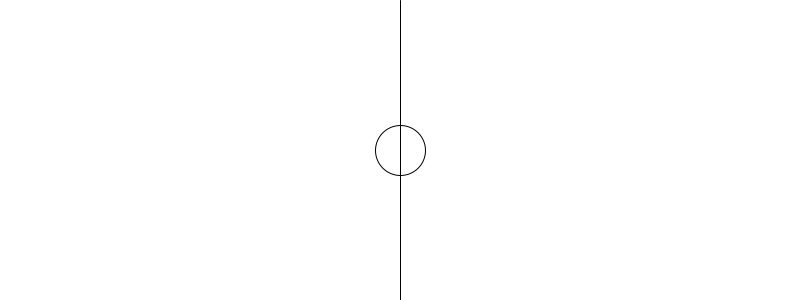
Frame 1 (no input)
Frame 60 (the mouse pressed at the canvas centre just before this capture): identical to frame 1, image omitted
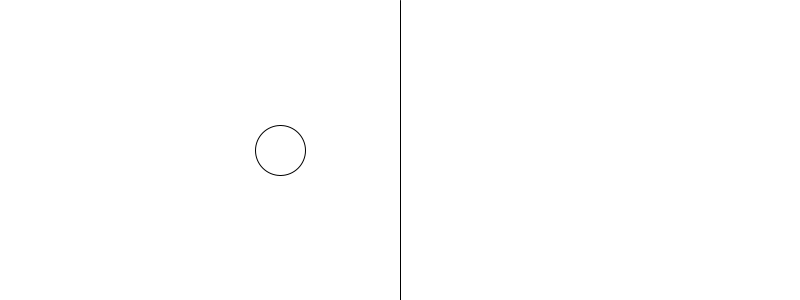
Frame 120 (the mouse held since frame 60 and released just before this capture)

The Processing sketch that drew these frames (run headless with seeded random() and noise(); from frame 60 on, the mouse is pressed at the canvas centre):

// Processing sketch: variable_animada_1
// ── variable_animada_1.pde
float posX;
float velDer;
float velIzq;

void setup() {
  size(800, 300);
  posX = width/2;
  velDer = 8;
  velIzq = 2;
}

void draw() {
  background(255);

  if (mousePressed) {
    if (mouseX>width/2) {
      posX = posX + velDer;
    } else {
      posX = posX - velIzq;
    }
  }

  println(posX);
  ellipse (posX, height/2, 50, 50);
  line(width/2, 0, width/2, height);
}
